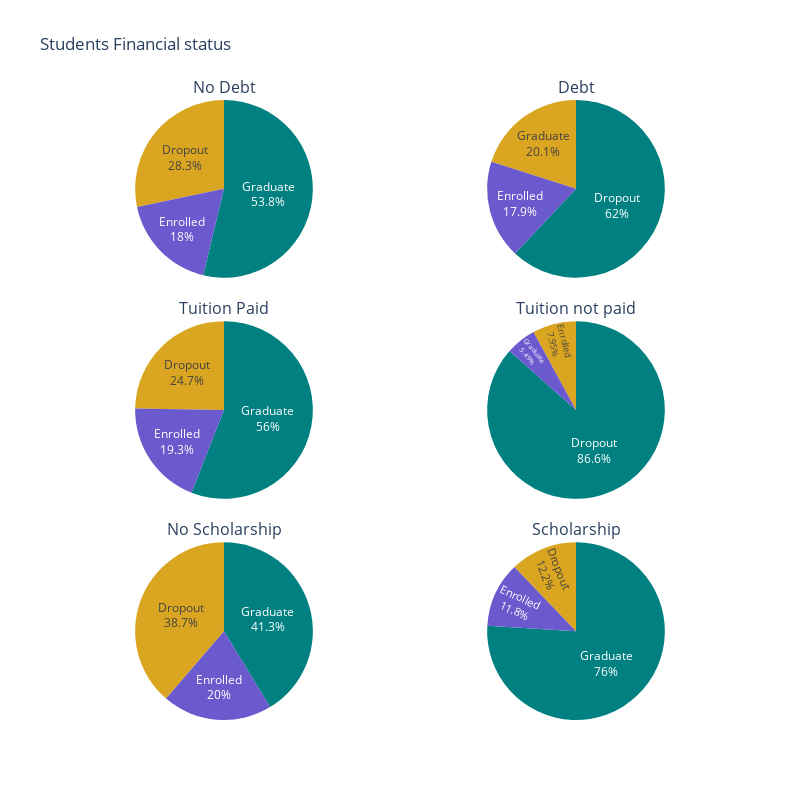

Source (notebook cell):
### Code cell
# Creatign subplots for pie charts
fig = make_subplots(rows=3, cols=2,
                    subplot_titles = ['No Debt', 'Debt', 'Tuition Paid', 'Tuition not paid', 'No Scholarship', 'Scholarship'],
                    specs= sub_plots([{'type':'pie'}], 3,2), vertical_spacing = 0.07)

# Initialize an empty list for traces
traces = []

# Generate traces
make_pie(debt_dictionaries, traces, ['teal', 'goldenrod', 'slateblue'])
make_pie(tuition_dictionaries, traces, ['teal', 'goldenrod', 'slateblue'])
make_pie(scholarship_dictionaries, traces, ['teal', 'goldenrod', 'slateblue'])

# Adding pie charts to fig
fig.add_trace(traces[0], row=1, col=1)
fig.add_trace(traces[1], row=1, col=2)
fig.add_trace(traces[2], row=2, col=1)
fig.add_trace(traces[3], row=2, col=2)
fig.add_trace(traces[4], row=3, col=1)
fig.add_trace(traces[5], row=3, col=2)


fig.update_layout(title="Students Financial status", height=800, width=800, showlegend = False, title_pad=dict(t=100))

### Figure 1 — Plotly figure (JSON) as saved in the notebook; plotly's stock layout.template omitted (floating-point values rounded to 4 significant figures)
{"data": [{"domain": {"x": [0, 0.45], "y": [0.7133, 1]}, "labels": ["Graduate", "Dropout", "Enrolled"], "marker": {"colors": ["teal", "goldenrod", "slateblue"]}, "textinfo": "percent+label", "textposition": "inside", "type": "pie", "values": [2108, 1109, 704]}, {"domain": {"x": [0.55, 1], "y": [0.7133, 1]}, "labels": ["Dropout", "Graduate", "Enrolled"], "marker": {"colors": ["teal", "goldenrod", "slateblue"]}, "textinfo": "percent+label", "textposition": "inside", "type": "pie", "values": [312, 101, 90]}, {"domain": {"x": [0, 0.45], "y": [0.3567, 0.6433]}, "labels": ["Graduate", "Dropout", "Enrolled"], "marker": {"colors": ["teal", "goldenrod", "slateblue"]}, "textinfo": "percent+label", "textposition": "inside", "type": "pie", "values": [2180, 964, 752]}, {"domain": {"x": [0.55, 1], "y": [0.3567, 0.6433]}, "labels": ["Dropout", "Enrolled", "Graduate"], "marker": {"colors": ["teal", "goldenrod", "slateblue"]}, "textinfo": "percent+label", "textposition": "inside", "type": "pie", "values": [457, 42, 29]}, {"domain": {"x": [0, 0.45], "y": [0, 0.2867]}, "labels": ["Graduate", "Dropout", "Enrolled"], "marker": {"colors": ["teal", "goldenrod", "slateblue"]}, "textinfo": "percent+label", "textposition": "inside", "type": "pie", "values": [1374, 1287, 664]}, {"domain": {"x": [0.55, 1], "y": [0, 0.2867]}, "labels": ["Graduate", "Dropout", "Enrolled"], "marker": {"colors": ["teal", "goldenrod", "slateblue"]}, "textinfo": "percent+label", "textposition": "inside", "type": "pie", "values": [835, 134, 130]}], "layout": {"annotations": [{"font": {"size": 16}, "showarrow": false, "text": "No Debt", "x": 0.225, "xanchor": "center", "xref": "paper", "y": 1, "yanchor": "bottom", "yref": "paper"}, {"font": {"size": 16}, "showarrow": false, "text": "Debt", "x": 0.775, "xanchor": "center", "xref": "paper", "y": 1, "yanchor": "bottom", "yref": "paper"}, {"font": {"size": 16}, "showarrow": false, "text": "Tuition Paid", "x": 0.225, "xanchor": "center", "xref": "paper", "y": 0.6433, "yanchor": "bottom", "yref": "paper"}, {"font": {"size": 16}, "showarrow": false, "text": "Tuition not paid", "x": 0.775, "xanchor": "center", "xref": "paper", "y": 0.6433, "yanchor": "bottom", "yref": "paper"}, {"font": {"size": 16}, "showarrow": false, "text": "No Scholarship", "x": 0.225, "xanchor": "center", "xref": "paper", "y": 0.2867, "yanchor": "bottom", "yref": "paper"}, {"font": {"size": 16}, "showarrow": false, "text": "Scholarship", "x": 0.775, "xanchor": "center", "xref": "paper", "y": 0.2867, "yanchor": "bottom", "yref": "paper"}], "height": 800, "showlegend": false, "title": {"pad": {"t": 100}, "text": "Students Financial status"}, "width": 800}}
